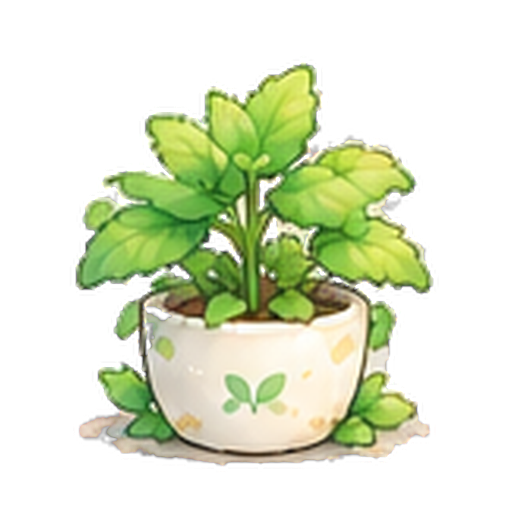
#> input picture assets/species/mint/states/healthy.png, 512 x 512 px, found by its file name; its folder holds 4 pictures in this run
$ python make_motion_layers.py
#> lines starting #> are read from the running program, lines starting #| are printed output that depends on the picture
"""Rebuild aligned transparent layers from the *same* state source image.
Hard partition pixels: composite at zero transform exactly reproduces source;
this is a technical rig, not separately hand-painted source layers.
"""
from pathlib import Path
from PIL import Image, ImageDraw, ImageFont
import numpy as np
import shutil, json
root=Path(__file__).resolve().parents[1]
outdir=root/'qa_previews'
outdir.mkdir(exist_ok=True)
report={}
for species in ('mint','mushroom'):
  for state in ('healthy','thirsty','dry','critical','dead','sleep'):
    source=root/'public'/'plant-assets'/species/'states'/f'{state}.png'
    im=Image.open(source).convert('RGBA')
#> im is the input picture: PIL image 512x512 RGBA; mean R, G, B, A 63.9, 71.9, 43.3, 92.7
    ar=np.array(im)
    h,w=ar.shape[:2]
#> h = 512; w = 512
    xx=np.broadcast_to(np.arange(w)[None,:],(h,w))
    yy=np.broadcast_to(np.arange(h)[:,None],(h,w))
    if species=='mint':
      # curved seam coincides with the front rim of the round flowerpot.
      seam=174 + 0.0010*(xx-128.)**2
      crown=(yy<seam)
      stem=np.zeros((h,w),dtype=bool)
      pot=~crown
    else:
      cap_end=138
      stem_end=180
      # central mushroom stalk, leave the flowers around the pot static
      stem_bounds=(xx>=80)&(xx<=177)
      crown=(yy<cap_end)
      stem=(yy>=cap_end)&(yy<stem_end)&stem_bounds
      pot=~(crown|stem)
    masks={'pot':pot,'stem':stem,'crown':crown}
    # use independent derived layers with true transparent pixels, preserve original RGB & alpha
    dirout=root/'public'/'plant-assets'/species/'motion_layers'/state
    dirout.mkdir(parents=True,exist_ok=True)
    for k,m in masks.items():
      sub=ar.copy()
      sub[~m]=[0,0,0,0]
      Image.fromarray(sub,'RGBA').save(dirout/f'{k}.png',optimize=True)
#> this loop made 3 passes
#> pass 1, `Image.fromarray(sub,'RGBA').save(dirout/f'{k}.png',optimize=True)`:
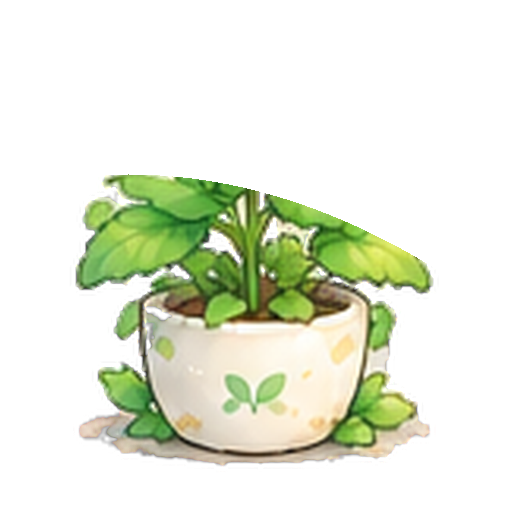
#> saved as pot.png: PIL image 512x512 RGBA; mean R, G, B, A 48.3, 53.3, 35, 71.2; transparent parts drawn white
#> after the loop:
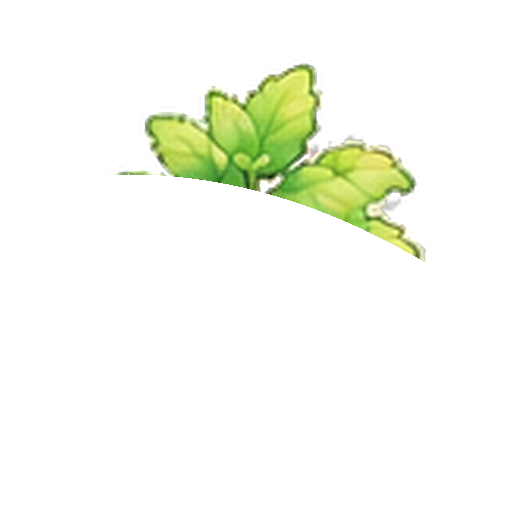
#> sub: shape (512, 512, 4); mean R, G, B, A 15.6, 18.6, 8.3, 21.5; transparent parts drawn white
    # pixel-perfect sanity: each pixel belongs to exactly one layer
    assign=sum(m.astype(np.uint8) for m in masks.values())
    assert np.all(assign==1)
    # composite on original coordinates
    composite=Image.new('RGBA',(w,h))
    for k in ['pot','stem','crown']:
      composite.alpha_composite(Image.open(dirout/f'{k}.png').convert('RGBA'))
    err=np.abs(np.asarray(composite).astype(np.int16)-ar.astype(np.int16)).max()
#> err = 0
#> (the run stopped early here; a loop or call above may not have finished)
